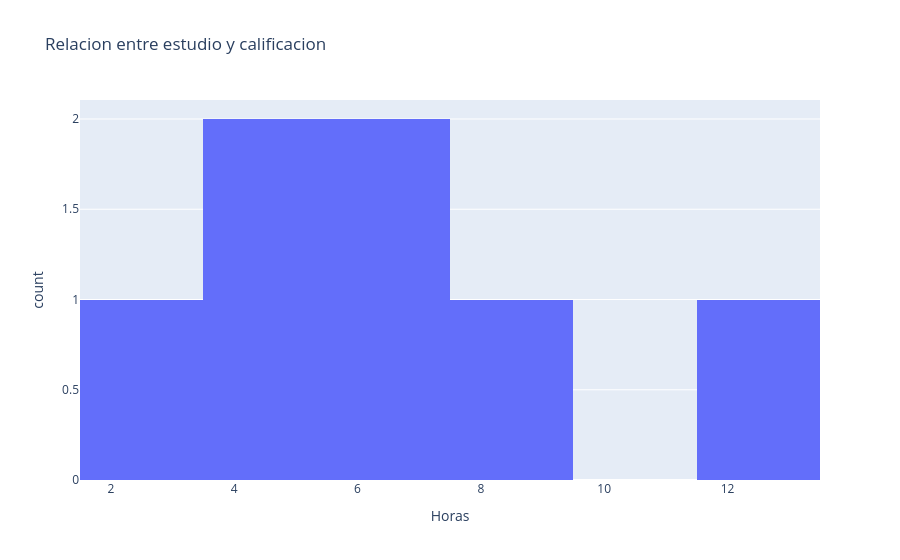

Notebook code cell kept with this figure:
### Code cell
#Grafica de histograma usando los mismos datos
fig3 = px.histogram(
    datos,
    x="Horas",
   
    title="Relacion entre estudio y calificacion",
    labels={ "Calificacion":"Calificacion"},
    nbins=10
)

fig3.show()

### Figure 1 — Plotly figure (JSON) as saved in the notebook; plotly's stock layout.template omitted (floating-point values rounded to 4 significant figures)
{"data": [{"bingroup": "x", "hovertemplate": "Horas=%{x}<br>count=%{y}<extra></extra>", "legendgroup": "", "marker": {"color": "#636efa", "pattern": {"shape": ""}}, "name": "", "nbinsx": 10, "orientation": "v", "showlegend": false, "type": "histogram", "x": [2, 4, 5, 6, 7, 8, 12], "xaxis": "x", "yaxis": "y"}], "layout": {"barmode": "relative", "legend": {"tracegroupgap": 0}, "title": {"text": "Relacion entre estudio y calificacion"}, "xaxis": {"anchor": "y", "domain": [0, 1], "title": {"text": "Horas"}}, "yaxis": {"anchor": "x", "domain": [0, 1], "title": {"text": "count"}}}}
